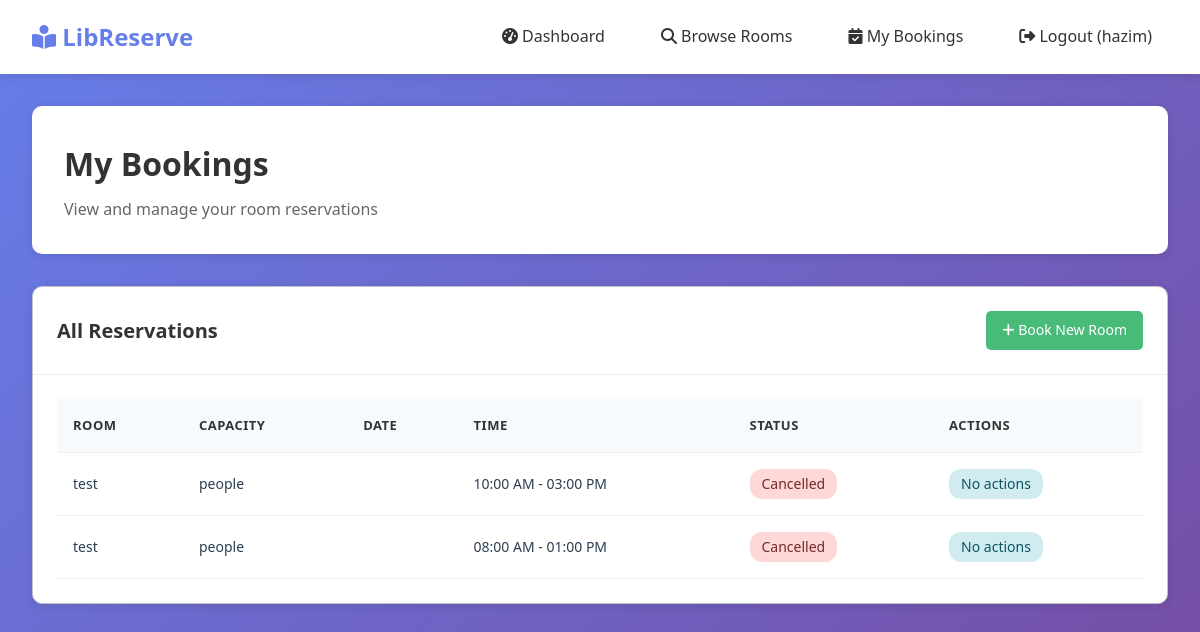
The app's page /patron/my-bookings (signed in) with its own data.
### tables this page shows
CREATE TABLE reservations(
        id INTEGER PRIMARY KEY AUTOINCREMENT,
        user_id INTEGER,
        room_id INTEGER,
        date TEXT,
        start_time TEXT,
        end_time TEXT,
        num_people INTEGER,
        status TEXT DEFAULT 'Active'

    , created_at TEXT, updated_at TEXT);

CREATE TABLE rooms(
        id INTEGER PRIMARY KEY AUTOINCREMENT,
        room_name TEXT,
        capacity INTEGER
    , price_per_hour REAL DEFAULT 0.0, status TEXT DEFAULT 'available', created_at TEXT, updated_at TEXT);

### app.py (the view)
@app.route('/patron/my-bookings')
def patron_my_bookings():
    if 'user_id' not in session:
        return redirect(url_for('login'))
    conn = connect_db()
    cur = conn.cursor()
    cur.execute("""
        SELECT r.*, rm.room_name, rm.price_per_hour
        FROM reservations r
        JOIN rooms rm ON r.room_id = rm.id
        WHERE r.user_id = ?
        ORDER BY r.date DESC, r.start_time DESC
    """, (session['user_id'],))
    bookings = cur.fetchall()
    conn.close()
    return render_template('patron/my_bookings.html', bookings=bookings)

### app.py (called while the page is built)
def connect_db():
    conn = sqlite3.connect(DB)
    conn.row_factory = sqlite3.Row
    return conn

### templates/patron/my_bookings.html (shortened to what this page needs)
{% extends 'base.html' %}
{% block content %}
<div class="page-header">
    <h1 class="page-title">My Bookings</h1>
    <p class="page-subtitle">View and manage your room reservations</p>
</div>
<div class="card">
    <div class="card-header">
        <h3 class="card-title">All Reservations</h3>
        <a href="{{ url_for('patron_rooms') }}" class="btn btn-success btn-sm">
            <i class="fas fa-plus"></i> Book New Room
        </a>
    </div>
    <div class="card-body">
        {% if bookings %}
        <div class="table-container">
            <table>
                <thead>
                    <tr>
                        <th>Room</th>
                        <th>Capacity</th>
                        <th>Date</th>
                        <th>Time</th>
                        <th>Status</th>
                        <th>Actions</th>
                    </tr>
                </thead>
                <tbody>
                    {% for booking in bookings %}
                    <tr>
                        <td>{{ booking.room_name }}</td>
                        <td>{{ booking.capacity }} people</td>
                        <td>{{ booking.reservation_date }}</td>
                        <td>{{ booking.start_time }} - {{ booking.end_time }}</td>
                        <td>
                            {% if booking.status == 'confirmed' %}
                            <span class="badge badge-success">Confirmed</span>
                            {% else %}
                            <span class="badge badge-danger">Cancelled</span>
                            {% endif %}
                        </td>
                        <td>
                            {% if booking.status == 'confirmed' %}
                            <a href="{{ url_for('patron_cancel_booking', booking_id=booking.id) }}"
                                class="btn btn-danger btn-sm"
                                onclick="return confirm('Are you sure you want to cancel this booking?')">
                                <i class="fas fa-times"></i> Cancel
                            </a>
                            {% if booking.reservation_date > today %}
                            <a href="{{ url_for('patron_edit_booking', booking_id=booking.id) }}"
                                class="btn btn-primary btn-sm">
                                <i class="fas fa-edit"></i> Edit
                            </a>
                            {% endif %}
                            {% else %}
                            <span class="badge badge-info">No actions</span>
                            {% endif %}
                        </td>
                    </tr>
                    {% endfor %}
                </tbody>
            </table>
        </div>
        {% endif %}
    </div>
</div>
{% endblock %}

### static/css/style.css (style rules this page uses)
* { margin: 0; padding: 0; box-sizing: border-box; }
:root { --navy: #2C3E50; --navy-dark: #1a252f; --navy-light: #34495E; --light-grey: #ECF0F1; --grey: #BDC3C7; --dark-grey: #7F8C8D; --success-green: #27AE60; --success-dark: #1E8449; --error-red: #E74C3C; --warning-orange: #F39C12; --white: #FFFFFF; }
body { font-family: 'Segoe UI', 'Roboto', 'Helvetica Neue', Arial, sans-serif; background-color: var(--light-grey); color: var(--navy); line-height: 1.6; }
.page-header { margin-bottom: 24px; }
.page-title { font-size: 24px; font-weight: 600; color: var(--navy); margin-bottom: 4px; }
.page-subtitle { font-size: 14px; color: var(--dark-grey); }
.card { background-color: var(--white); border: 1px solid var(--grey); border-radius: 4px; margin-bottom: 20px; }
.card-header { padding: 16px 20px; border-bottom: 1px solid var(--grey); display: flex; justify-content: space-between; align-items: center; }
.card-title { font-size: 16px; font-weight: 600; color: var(--navy); }
.card-body { padding: 20px; }
.table-container { overflow-x: auto; }
table { width: 100%; border-collapse: collapse; }
th, td { padding: 12px 16px; text-align: left; border-bottom: 1px solid var(--grey); }
th { background-color: var(--light-grey); font-weight: 600; font-size: 13px; text-transform: uppercase; letter-spacing: 0.5px; color: var(--navy); }
td { font-size: 14px; }
.btn { display: inline-flex; align-items: center; gap: 8px; padding: 10px 16px; font-size: 14px; font-weight: 500; text-decoration: none; border: 1px solid transparent; border-radius: 4px; cursor: pointer; transition: all 0.2s ease; }
.btn-success { background-color: var(--success-green); color: var(--white); border-color: var(--success-green); }
.btn-sm { padding: 6px 12px; font-size: 13px; }
.badge { display: inline-block; padding: 4px 10px; font-size: 12px; font-weight: 500; border-radius: 4px; }
.badge-danger { background-color: #f8d7da; color: #721c24; }
.badge-info { background-color: #d1ecf1; color: #0c5460; }

### templates/base.html (style rules this page uses)
* { margin: 0; padding: 0; box-sizing: border-box; }
body { font-family: 'Segoe UI', Tahoma, Geneva, Verdana, sans-serif; background: linear-gradient(135deg, #667eea 0%, #764ba2 100%); min-height: 100vh; }
.page-header { background: white; padding: 2rem; border-radius: 10px; margin-bottom: 2rem; box-shadow: 0 2px 10px rgba(0, 0, 0, 0.1); }
.page-title { font-size: 2rem; color: #333; margin-bottom: 0.5rem; }
.page-subtitle { color: #666; font-size: 1rem; }
.card { background: white; border-radius: 10px; box-shadow: 0 2px 10px rgba(0, 0, 0, 0.1); margin-bottom: 2rem; overflow: hidden; }
.card-header { padding: 1.5rem; border-bottom: 1px solid #eee; display: flex; justify-content: space-between; align-items: center; }
.card-title { font-size: 1.25rem; color: #333; }
.card-body { padding: 1.5rem; }
.btn { padding: 0.75rem 1.5rem; border: none; border-radius: 5px; cursor: pointer; text-decoration: none; display: inline-block; font-size: 1rem; transition: all 0.3s; }
.btn-success { background: #48bb78; color: white; }
.btn-sm { padding: 0.5rem 1rem; font-size: 0.875rem; }
.table-container { overflow-x: auto; }
table { width: 100%; border-collapse: collapse; }
table th, table td { padding: 1rem; text-align: left; border-bottom: 1px solid #eee; }
table th { background: #f7fafc; font-weight: 600; color: #333; }
.badge { padding: 0.25rem 0.75rem; border-radius: 12px; font-size: 0.875rem; font-weight: 500; }
.badge-danger { background: #fed7d7; color: #742a2a; }

### records on screen
reservations: room_name "test", start_time "10:00 AM", end_time "03:00 PM", status "Cancelled"
reservations: room_name "test", start_time "08:00 AM", end_time "01:00 PM", status "Cancelled"

### other values on screen
{{ session.username }} "hazim"
